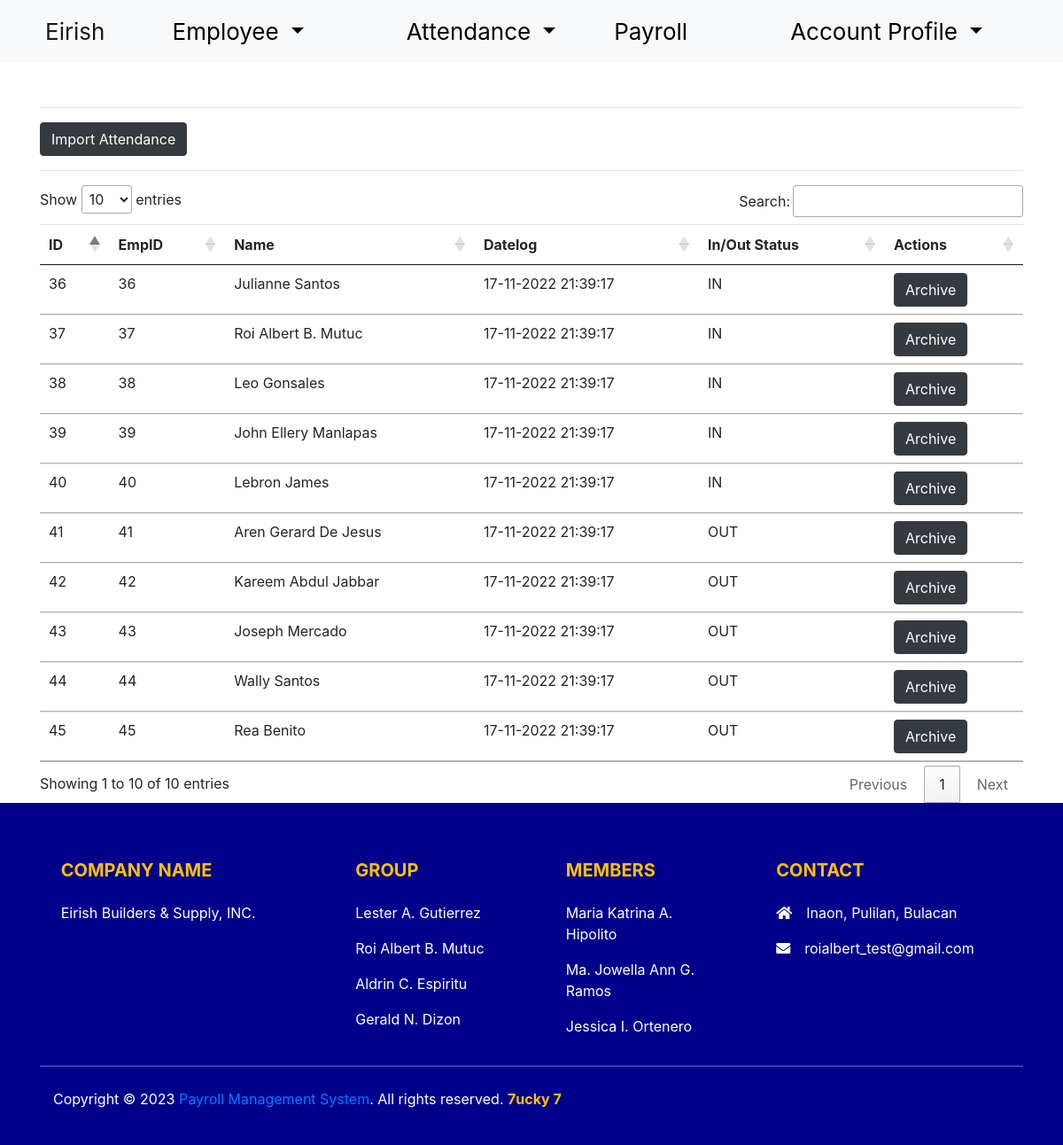
Screenshot of /code/attendance.php (signed in) with the database file from the repository.
### tables this page shows
CREATE TABLE `attendancee` (
  `id` int(11) NOT NULL,
  `emp_id` int(11) NOT NULL,
  `name` varchar(50) NOT NULL,
  `dateTime` varchar(50) NOT NULL,
  `logType` varchar(45) NOT NULL,
  `dateTime1` varchar(50) NOT NULL,
  `logTypeout` varchar(50) NOT NULL
);

### code/addattendance.php (called while the page is built, shortened)
<?php require_once('scripts.php'); ?>

### code/attendance.php (the view, shortened to what this page needs)
<?php
require_once('home.php');
$conn=mysqli_connect('localhost','root','','eirish_payroll');
$result=mysqli_query($conn,"select * from attendancee");
?>
<!doctype html>
<html lang="en">
<head>
  <link href="https://cdn.jsdelivr.net/npm/bootstrap@5.1.0/dist/css/bootstrap.min.css" rel="stylesheet">
  <link href="//cdn.datatables.net/1.10.25/css/jquery.dataTables.min.css" rel="stylesheet">
</head>
<body>
 <div class="container" style="margin-top:50px;">
 <div class="border-bottom my-3"></div>
            <div class="dropdown my-3">
            <a href="javascript:void(0);" class="btn btn-dark" onclick="formToggle('importFrm');"><i class="plus"></i> Import Attendance</a>
             </div>
             <div class="border-bottom my-3"></div>
          <table class="table table-hover">
                  <thead>
                      <tr>
                        <th>ID</th>
                        <th>EmpID</th>
                        <th>Name</th>
                        <th>Datelog</th>
                        <th>In/Out Status</th>
                        <th>Actions</th>
                      </tr>
                </thead>
                <tbody>
                          <?php while($row=mysqli_fetch_assoc($result)){?>
                      <tr>
                          <td><?php echo $row['id']?></td>
                          <td><?php echo $row['id']?></td>
                          <td><?php echo $row['name']?></td>
                          <td><?php echo $row['dateTime']?></td>
                          <td><?php echo $row['logType']?></td>
                          <td>
                            <a href="archive_attendance.php?id=<?php echo $row['id'] ?>" class="btn btn-dark">Archive</a>
                          </td>
                      </tr>
                          <?php } ?>
              </table>
         <?php   require_once('addattendance.php');  ?>
</div>
<?php require_once('footer.php'); ?>
</body>
</html>

### code/home.php (shortened to what this page needs)
<!DOCTYPE html>
<html lang="en">
<head>
  <link href="https://cdn.jsdelivr.net/npm/bootstrap@5.2.0-beta1/dist/css/bootstrap.min.css" rel="stylesheet">
  <link rel="stylesheet" href="css/style.css">
</head>
<body>
<nav class="navbar navbar-expand-lg bg-light">
  <div class="container-fluid">
  <a class="navbar-brand " style="margin-left:20px; font-size:26px;" href="#">Eirish</a>
    <div class="collapse navbar-collapse" id="navbarNav">
      <ul class="navbar-nav mx-auto">
      <li class="nav-item dropdown" style="margin-left:50px;">
       <a class="nav-link dropdown-toggle" href="#" role="button" data-bs-toggle="dropdown" aria-expanded="false">
            Employee
          </a>
        </li>
        <li class="nav-item dropdown" style="margin-left:50px;">
       <a class="nav-link dropdown-toggle" href="#" role="button" data-bs-toggle="dropdown" aria-expanded="false">
            Attendance
          </a>
        </li>
        <li class="nav-item">
          <a class="nav-link" href="payrolls.php">Payroll</a>
        </li>
      <li class="nav-item dropdown" style="margin-left:50px;">
       <a class="nav-link dropdown-toggle" href="#" role="button" data-bs-toggle="dropdown" aria-expanded="false">
            Account Profile
          </a>
        </li>
</ul>
</div>
    </div>
</nav>
</body>
</html>

### code/scripts.php (shortened to what this page needs)
<link href="https://cdn.jsdelivr.net/npm/bootstrap@5.1.0/dist/css/bootstrap.min.css" rel="stylesheet">

### code/footer.php (shortened to what this page needs)
<!DOCTYPE html>
<html>
<head>
	<link rel="stylesheet" href="css/footer.css">
	<link rel="stylesheet" href="https://stackpath.bootstrapcdn.com/bootstrap/4.5.0/css/bootstrap.min.css">
	<link rel="stylesheet" type="text/css" href="https://cdnjs.cloudflare.com/ajax/libs/font-awesome/5.14.0/css/all.min.css">
</head>
<body>
<footer class=" text-white pt-5 pb-4">
	<div class="container text-center text-md-left">
		<div class="row text-center text-md-left">
			<div class="col-md-3 col-lg-3 col-xl-3 mx-auto mt-3">
				<h5 class="text-uppercase mb-4 font-weight-bold text-warning">Company Name</h5>
				<p>Eirish Builders & Supply, INC.</p>
			</div>
			<div class="col-md-2 col-lg-2 col-xl-2 mx-auto mt-3">
				<h5 class="text-uppercase mb-4 font-weight-bold text-warning">Group</h5>
			<p>
				<a href="#" class="text-white" style="text-decoration: none;">Lester A. Gutierrez</a>
			</p>
			<p>
				<a href="#" class="text-white" style="text-decoration: none;"> Roi Albert B. Mutuc</a>
			</p>
			<p>
				<a href="#" class="text-white" style="text-decoration: none;">Aldrin C. Espiritu</a>
			</p>
			<p>
				<a href="#" class="text-white" style="text-decoration: none;"> Gerald N. Dizon</a>
			</p>
			</div>
			<div class="col-md-3 col-lg-2 col-xl-2 mx-auto mt-3">
				<h5 class="text-uppercase mb-4 font-weight-bold text-warning">Members</h5>
			<p>
				<a href="#" class="text-white" style="text-decoration: none;">Maria Katrina A. Hipolito</a>
			</p>
			<p>
				<a href="#" class="text-white" style="text-decoration: none;">Ma. Jowella Ann G. Ramos</a>
			</p>
			<p>
				<a href="#" class="text-white" style="text-decoration: none;">Jessica I. Ortenero</a>
			</p>
			</div>
			<div class="col-md-4 col-lg-3 col-xl-3 mx-auto mt-3">
				<h5 class="text-uppercase mb-4 font-weight-bold text-warning" >Contact</h5>
				<p>
					<i class="fas fa-home mr-3"></i>Inaon, Pulilan, Bulacan
				</p>
				<p>
					<i class="fas fa-envelope mr-3"></i>roialbert_test@gmail.com
				</p>
			</div>
		</div>
		<hr class="mb-4">
		<div class="mx-auto row align-items-center">
			<div class="col-md-7 col-lg-8">
				<p>	 Copyright © <?php echo date('Y') ?> <a href=".">Payroll Management System</a>. All rights reserved.
					<a href="#" style="text-decoration: none;">
						<strong class="text-warning">7ucky 7</strong>
					</a></p>
			</div>
		</div>
	</div>
</footer>
</body>
</html>

### code/css/style.css (style rules this page uses)
.navbar { background: lightgray; }
.nav-link, .navbar-nav li a { color: black; font-size: 26px; margin-right: 50px; }

### code/css/footer.css (style rules this page uses)
footer { background-color: darkblue; }

### rows the page displays
attendancee: id "36", name "Julianne Santos", dateTime "17-11-2022 21:39:17", logType "IN"
attendancee: id "37", name "Roi Albert B. Mutuc", dateTime "17-11-2022 21:39:17", logType "IN"
attendancee: id "38", name "Leo Gonsales", dateTime "17-11-2022 21:39:17", logType "IN"
attendancee: id "39", name "John Ellery Manlapas", dateTime "17-11-2022 21:39:17", logType "IN"
attendancee: id "40", name "Lebron James", dateTime "17-11-2022 21:39:17", logType "IN"
attendancee: id "41", name "Aren Gerard De Jesus", dateTime "17-11-2022 21:39:17", logType "OUT"
attendancee: id "42", name "Kareem Abdul Jabbar", dateTime "17-11-2022 21:39:17", logType "OUT"
attendancee: id "43", name "Joseph Mercado", dateTime "17-11-2022 21:39:17", logType "OUT"
attendancee: id "44", name "Wally Santos", dateTime "17-11-2022 21:39:17", logType "OUT"
attendancee: id "45", name "Rea Benito", dateTime "17-11-2022 21:39:17", logType "OUT"
